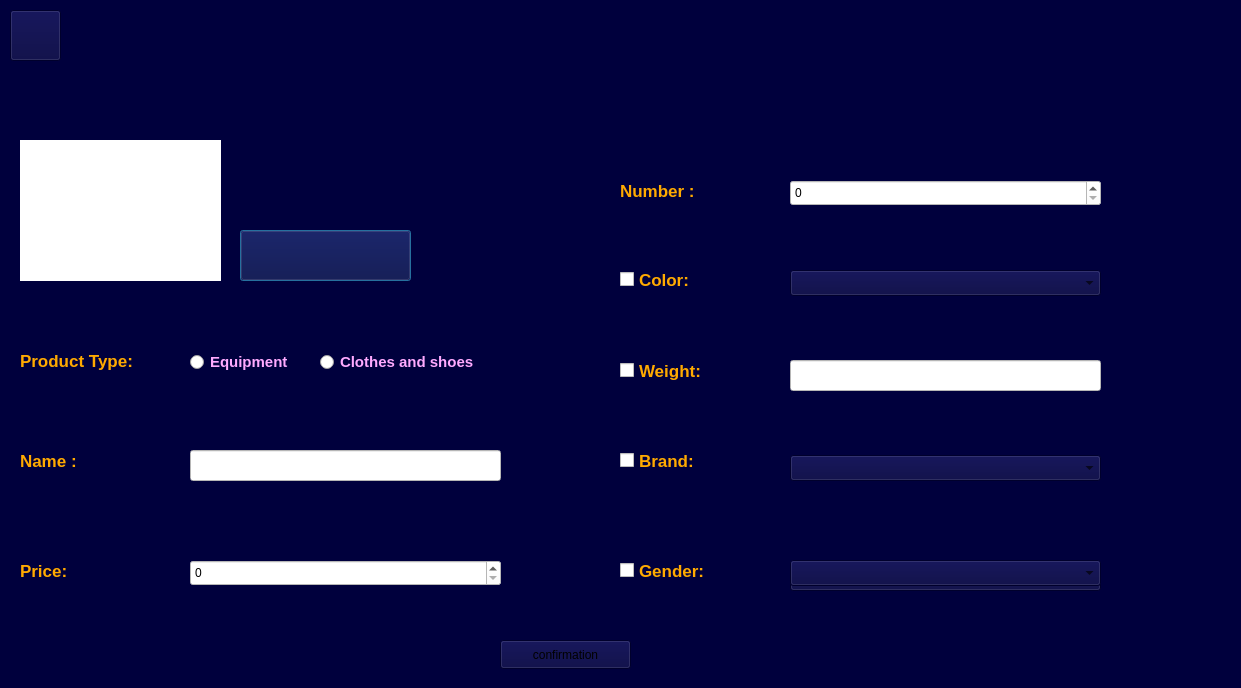
<?xml version="1.0" encoding="UTF-8"?>
<ui version="4.0">
 <class>add_kala</class>
 <widget class="QDialog" name="add_kala">
  <property name="geometry">
   <rect>
    <x>0</x>
    <y>0</y>
    <width>1241</width>
    <height>688</height>
   </rect>
  </property>
  <property name="windowTitle">
   <string>Dialog</string>
  </property>
  <property name="styleSheet">
   <string notr="true">background-color: rgb(0, 0, 61);</string>
  </property>
  <widget class="QCheckBox" name="checkBox_color">
   <property name="geometry">
    <rect>
     <x>620</x>
     <y>254</y>
     <width>91</width>
     <height>51</height>
    </rect>
   </property>
   <property name="font">
    <font>
     <pointsize>13</pointsize>
     <bold>true</bold>
    </font>
   </property>
   <property name="styleSheet">
    <string notr="true">color: rgb(255, 170, 0);
background-color: rgb();</string>
   </property>
   <property name="text">
    <string>Color:</string>
   </property>
  </widget>
  <widget class="QComboBox" name="comboBox_color">
   <property name="geometry">
    <rect>
     <x>790</x>
     <y>270</y>
     <width>311</width>
     <height>26</height>
    </rect>
   </property>
   <item>
    <property name="text">
     <string/>
    </property>
   </item>
   <item>
    <property name="text">
     <string>Red</string>
    </property>
   </item>
   <item>
    <property name="text">
     <string>Blue</string>
    </property>
   </item>
   <item>
    <property name="text">
     <string>Yellow</string>
    </property>
   </item>
   <item>
    <property name="text">
     <string>Other</string>
    </property>
   </item>
  </widget>
  <widget class="QCheckBox" name="checkBox_weight">
   <property name="geometry">
    <rect>
     <x>620</x>
     <y>345</y>
     <width>181</width>
     <height>51</height>
    </rect>
   </property>
   <property name="font">
    <font>
     <pointsize>13</pointsize>
     <bold>true</bold>
    </font>
   </property>
   <property name="styleSheet">
    <string notr="true">color: rgb(255, 170, 0);
background-color: rgb();</string>
   </property>
   <property name="text">
    <string>Weight:</string>
   </property>
  </widget>
  <widget class="QCheckBox" name="checkBox_gennder">
   <property name="geometry">
    <rect>
     <x>620</x>
     <y>545</y>
     <width>181</width>
     <height>51</height>
    </rect>
   </property>
   <property name="font">
    <font>
     <pointsize>13</pointsize>
     <bold>true</bold>
    </font>
   </property>
   <property name="styleSheet">
    <string notr="true">color: rgb(255, 170, 0);
background-color: rgb();</string>
   </property>
   <property name="text">
    <string>Gender:</string>
   </property>
  </widget>
  <widget class="QCheckBox" name="checkBox_brand">
   <property name="geometry">
    <rect>
     <x>620</x>
     <y>435</y>
     <width>91</width>
     <height>51</height>
    </rect>
   </property>
   <property name="font">
    <font>
     <pointsize>13</pointsize>
     <bold>true</bold>
    </font>
   </property>
   <property name="styleSheet">
    <string notr="true">color: rgb(255, 170, 0);
background-color: rgb();</string>
   </property>
   <property name="text">
    <string>Brand:</string>
   </property>
  </widget>
  <widget class="QComboBox" name="comboBoxgender">
   <property name="geometry">
    <rect>
     <x>790</x>
     <y>565</y>
     <width>311</width>
     <height>26</height>
    </rect>
   </property>
   <item>
    <property name="text">
     <string/>
    </property>
   </item>
   <item>
    <property name="text">
     <string>Men</string>
    </property>
   </item>
   <item>
    <property name="text">
     <string>Women</string>
    </property>
   </item>
   <item>
    <property name="text">
     <string>Other</string>
    </property>
   </item>
  </widget>
  <widget class="QComboBox" name="comboBox_brand">
   <property name="geometry">
    <rect>
     <x>790</x>
     <y>455</y>
     <width>311</width>
     <height>26</height>
    </rect>
   </property>
   <item>
    <property name="text">
     <string/>
    </property>
   </item>
   <item>
    <property name="text">
     <string>Nike</string>
    </property>
   </item>
   <item>
    <property name="text">
     <string>Addias</string>
    </property>
   </item>
   <item>
    <property name="text">
     <string>Puma</string>
    </property>
   </item>
   <item>
    <property name="text">
     <string>Other</string>
    </property>
   </item>
  </widget>
  <widget class="QLineEdit" name="lineEdit_weight">
   <property name="geometry">
    <rect>
     <x>790</x>
     <y>360</y>
     <width>311</width>
     <height>31</height>
    </rect>
   </property>
   <property name="styleSheet">
    <string notr="true">background-color: rgb(255, 255, 255);</string>
   </property>
  </widget>
  <widget class="QLabel" name="label">
   <property name="geometry">
    <rect>
     <x>20</x>
     <y>440</y>
     <width>91</width>
     <height>41</height>
    </rect>
   </property>
   <property name="font">
    <font>
     <pointsize>13</pointsize>
     <bold>true</bold>
    </font>
   </property>
   <property name="styleSheet">
    <string notr="true">color: rgb(255, 170, 0);
background-color: rgb();</string>
   </property>
   <property name="text">
    <string>Name :</string>
   </property>
  </widget>
  <widget class="QLineEdit" name="lineEdit_name">
   <property name="geometry">
    <rect>
     <x>190</x>
     <y>450</y>
     <width>311</width>
     <height>31</height>
    </rect>
   </property>
   <property name="styleSheet">
    <string notr="true">background-color: rgb(255, 255, 255);</string>
   </property>
  </widget>
  <widget class="QLabel" name="label_2">
   <property name="geometry">
    <rect>
     <x>20</x>
     <y>550</y>
     <width>91</width>
     <height>41</height>
    </rect>
   </property>
   <property name="font">
    <font>
     <pointsize>13</pointsize>
     <bold>true</bold>
    </font>
   </property>
   <property name="styleSheet">
    <string notr="true">color: rgb(255, 170, 0);
background-color: rgb();</string>
   </property>
   <property name="text">
    <string>Price:</string>
   </property>
  </widget>
  <widget class="QRadioButton" name="radioButton_Equipment">
   <property name="geometry">
    <rect>
     <x>190</x>
     <y>350</y>
     <width>121</width>
     <height>24</height>
    </rect>
   </property>
   <property name="font">
    <font>
     <pointsize>11</pointsize>
     <bold>true</bold>
    </font>
   </property>
   <property name="styleSheet">
    <string notr="true">background-color: rgb();
color: rgb(255, 170, 255);</string>
   </property>
   <property name="text">
    <string>Equipment</string>
   </property>
  </widget>
  <widget class="QRadioButton" name="radioButton_cloths">
   <property name="geometry">
    <rect>
     <x>320</x>
     <y>350</y>
     <width>191</width>
     <height>24</height>
    </rect>
   </property>
   <property name="font">
    <font>
     <pointsize>11</pointsize>
     <bold>true</bold>
    </font>
   </property>
   <property name="styleSheet">
    <string notr="true">background-color: rgb();
color: rgb(255, 170, 255);</string>
   </property>
   <property name="text">
    <string>Clothes and shoes</string>
   </property>
  </widget>
  <widget class="QLabel" name="label_3">
   <property name="geometry">
    <rect>
     <x>20</x>
     <y>340</y>
     <width>151</width>
     <height>41</height>
    </rect>
   </property>
   <property name="font">
    <font>
     <pointsize>13</pointsize>
     <bold>true</bold>
    </font>
   </property>
   <property name="styleSheet">
    <string notr="true">color: rgb(255, 170, 0);
background-color: rgb();</string>
   </property>
   <property name="text">
    <string>Product Type:</string>
   </property>
  </widget>
  <widget class="QSpinBox" name="spinBox_price">
   <property name="geometry">
    <rect>
     <x>190</x>
     <y>560</y>
     <width>311</width>
     <height>26</height>
    </rect>
   </property>
   <property name="styleSheet">
    <string notr="true">background-color: rgb(255, 255, 255);</string>
   </property>
   <property name="maximum">
    <number>999999999</number>
   </property>
  </widget>
  <widget class="QWidget" name="widget_photo" native="true">
   <property name="geometry">
    <rect>
     <x>20</x>
     <y>140</y>
     <width>201</width>
     <height>141</height>
    </rect>
   </property>
   <property name="styleSheet">
    <string notr="true">background-color: rgb(255, 255, 255);</string>
   </property>
  </widget>
  <widget class="QPushButton" name="pushButton_addphoto">
   <property name="geometry">
    <rect>
     <x>240</x>
     <y>230</y>
     <width>171</width>
     <height>51</height>
    </rect>
   </property>
   <property name="styleSheet">
    <string notr="true">background-color: rgb(0, 0, 61);
background-image: url(:/new/prefix1/add photo.png);</string>
   </property>
   <property name="text">
    <string/>
   </property>
  </widget>
  <widget class="QPushButton" name="pushButton_back">
   <property name="geometry">
    <rect>
     <x>10</x>
     <y>10</y>
     <width>51</width>
     <height>51</height>
    </rect>
   </property>
   <property name="styleSheet">
    <string notr="true">background-color: rgb(0, 0, 61);
background-image: url(:/new/prefix1/Back.png);</string>
   </property>
   <property name="text">
    <string/>
   </property>
  </widget>
  <widget class="QLabel" name="label_4">
   <property name="geometry">
    <rect>
     <x>620</x>
     <y>170</y>
     <width>101</width>
     <height>41</height>
    </rect>
   </property>
   <property name="font">
    <font>
     <pointsize>13</pointsize>
     <bold>true</bold>
    </font>
   </property>
   <property name="styleSheet">
    <string notr="true">color: rgb(255, 170, 0);
background-color: rgb();</string>
   </property>
   <property name="text">
    <string>Number :</string>
   </property>
  </widget>
  <widget class="QSpinBox" name="spinBox_number">
   <property name="geometry">
    <rect>
     <x>790</x>
     <y>180</y>
     <width>311</width>
     <height>26</height>
    </rect>
   </property>
   <property name="styleSheet">
    <string notr="true">background-color: rgb(255, 255, 255);</string>
   </property>
   <property name="maximum">
    <number>999999999</number>
   </property>
  </widget>
  <widget class="QPushButton" name="push_buttonconfirm">
   <property name="geometry">
    <rect>
     <x>500</x>
     <y>640</y>
     <width>131</width>
     <height>29</height>
    </rect>
   </property>
   <property name="text">
    <string>confirmation</string>
   </property>
  </widget>
  <widget class="QComboBox" name="comboBoxgender_mat">
   <property name="geometry">
    <rect>
     <x>790</x>
     <y>560</y>
     <width>311</width>
     <height>26</height>
    </rect>
   </property>
   <item>
    <property name="text">
     <string/>
    </property>
   </item>
   <item>
    <property name="text">
     <string>woody</string>
    </property>
   </item>
   <item>
    <property name="text">
     <string>glassy</string>
    </property>
   </item>
   <item>
    <property name="text">
     <string>ferrous</string>
    </property>
   </item>
  </widget>
 </widget>
 <resources/>
 <connections/>
</ui>
